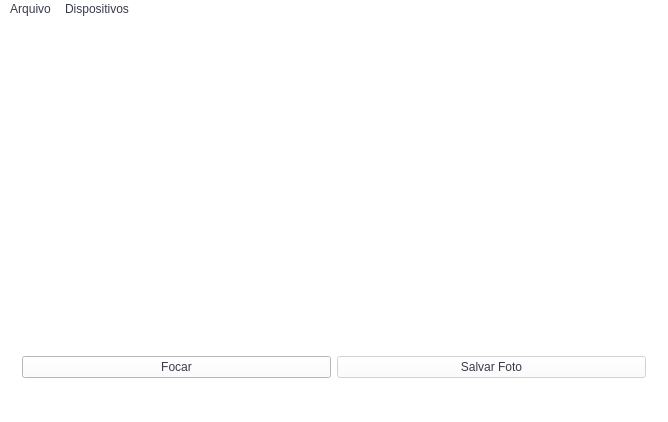
<?xml version="1.0" encoding="UTF-8"?>
<ui version="4.0">
 <class>Camera</class>
 <widget class="QMainWindow" name="Camera">
  <property name="geometry">
   <rect>
    <x>0</x>
    <y>0</y>
    <width>668</width>
    <height>422</height>
   </rect>
  </property>
  <property name="windowTitle">
   <string>Camera</string>
  </property>
  <property name="styleSheet">
   <string notr="true">background-color: rgb(255, 255, 255);
color: rgb(56, 60, 74);
selection-background-color: rgb(82, 152, 234);</string>
  </property>
  <widget class="QWidget" name="centralwidget">
   <layout class="QGridLayout" name="gridLayout_3">
    <item row="0" column="0" rowspan="3">
     <widget class="QStackedWidget" name="stackedWidget">
      <property name="sizePolicy">
       <sizepolicy hsizetype="Preferred" vsizetype="Preferred">
        <horstretch>1</horstretch>
        <verstretch>0</verstretch>
       </sizepolicy>
      </property>
      <property name="palette">
       <palette>
        <active>
         <colorrole role="WindowText">
          <brush brushstyle="SolidPattern">
           <color alpha="255">
            <red>56</red>
            <green>60</green>
            <blue>74</blue>
           </color>
          </brush>
         </colorrole>
         <colorrole role="Button">
          <brush brushstyle="SolidPattern">
           <color alpha="255">
            <red>255</red>
            <green>255</green>
            <blue>255</blue>
           </color>
          </brush>
         </colorrole>
         <colorrole role="Text">
          <brush brushstyle="SolidPattern">
           <color alpha="255">
            <red>56</red>
            <green>60</green>
            <blue>74</blue>
           </color>
          </brush>
         </colorrole>
         <colorrole role="ButtonText">
          <brush brushstyle="SolidPattern">
           <color alpha="255">
            <red>56</red>
            <green>60</green>
            <blue>74</blue>
           </color>
          </brush>
         </colorrole>
         <colorrole role="Base">
          <brush brushstyle="SolidPattern">
           <color alpha="255">
            <red>255</red>
            <green>255</green>
            <blue>255</blue>
           </color>
          </brush>
         </colorrole>
         <colorrole role="Window">
          <brush brushstyle="SolidPattern">
           <color alpha="255">
            <red>255</red>
            <green>255</green>
            <blue>255</blue>
           </color>
          </brush>
         </colorrole>
         <colorrole role="Highlight">
          <brush brushstyle="SolidPattern">
           <color alpha="255">
            <red>82</red>
            <green>152</green>
            <blue>234</blue>
           </color>
          </brush>
         </colorrole>
        </active>
        <inactive>
         <colorrole role="WindowText">
          <brush brushstyle="SolidPattern">
           <color alpha="255">
            <red>56</red>
            <green>60</green>
            <blue>74</blue>
           </color>
          </brush>
         </colorrole>
         <colorrole role="Button">
          <brush brushstyle="SolidPattern">
           <color alpha="255">
            <red>255</red>
            <green>255</green>
            <blue>255</blue>
           </color>
          </brush>
         </colorrole>
         <colorrole role="Text">
          <brush brushstyle="SolidPattern">
           <color alpha="255">
            <red>56</red>
            <green>60</green>
            <blue>74</blue>
           </color>
          </brush>
         </colorrole>
         <colorrole role="ButtonText">
          <brush brushstyle="SolidPattern">
           <color alpha="255">
            <red>56</red>
            <green>60</green>
            <blue>74</blue>
           </color>
          </brush>
         </colorrole>
         <colorrole role="Base">
          <brush brushstyle="SolidPattern">
           <color alpha="255">
            <red>255</red>
            <green>255</green>
            <blue>255</blue>
           </color>
          </brush>
         </colorrole>
         <colorrole role="Window">
          <brush brushstyle="SolidPattern">
           <color alpha="255">
            <red>255</red>
            <green>255</green>
            <blue>255</blue>
           </color>
          </brush>
         </colorrole>
         <colorrole role="Highlight">
          <brush brushstyle="SolidPattern">
           <color alpha="255">
            <red>82</red>
            <green>152</green>
            <blue>234</blue>
           </color>
          </brush>
         </colorrole>
        </inactive>
        <disabled>
         <colorrole role="WindowText">
          <brush brushstyle="SolidPattern">
           <color alpha="255">
            <red>56</red>
            <green>60</green>
            <blue>74</blue>
           </color>
          </brush>
         </colorrole>
         <colorrole role="Button">
          <brush brushstyle="SolidPattern">
           <color alpha="255">
            <red>255</red>
            <green>255</green>
            <blue>255</blue>
           </color>
          </brush>
         </colorrole>
         <colorrole role="Text">
          <brush brushstyle="SolidPattern">
           <color alpha="255">
            <red>56</red>
            <green>60</green>
            <blue>74</blue>
           </color>
          </brush>
         </colorrole>
         <colorrole role="ButtonText">
          <brush brushstyle="SolidPattern">
           <color alpha="255">
            <red>56</red>
            <green>60</green>
            <blue>74</blue>
           </color>
          </brush>
         </colorrole>
         <colorrole role="Base">
          <brush brushstyle="SolidPattern">
           <color alpha="255">
            <red>255</red>
            <green>255</green>
            <blue>255</blue>
           </color>
          </brush>
         </colorrole>
         <colorrole role="Window">
          <brush brushstyle="SolidPattern">
           <color alpha="255">
            <red>255</red>
            <green>255</green>
            <blue>255</blue>
           </color>
          </brush>
         </colorrole>
         <colorrole role="Highlight">
          <brush brushstyle="SolidPattern">
           <color alpha="255">
            <red>82</red>
            <green>152</green>
            <blue>234</blue>
           </color>
          </brush>
         </colorrole>
        </disabled>
       </palette>
      </property>
      <property name="currentIndex">
       <number>0</number>
      </property>
      <widget class="QWidget" name="viewfinderPage">
       <layout class="QGridLayout" name="gridLayout_5">
        <item row="1" column="0">
         <widget class="QPushButton" name="lockButton">
          <property name="text">
           <string>Focar</string>
          </property>
          <property name="icon">
           <iconset resource="icons.qrc">
            <normaloff>:/Icons/focus.svg</normaloff>:/Icons/focus.svg</iconset>
          </property>
          <property name="iconSize">
           <size>
            <width>42</width>
            <height>42</height>
           </size>
          </property>
         </widget>
        </item>
        <item row="1" column="1">
         <widget class="QPushButton" name="takeImageButton">
          <property name="enabled">
           <bool>false</bool>
          </property>
          <property name="text">
           <string>Salvar Foto</string>
          </property>
          <property name="icon">
           <iconset resource="icons.qrc">
            <normaloff>:/Icons/add.svg</normaloff>:/Icons/add.svg</iconset>
          </property>
          <property name="iconSize">
           <size>
            <width>42</width>
            <height>42</height>
           </size>
          </property>
         </widget>
        </item>
        <item row="0" column="0" colspan="2">
         <widget class="QCameraViewfinder" name="viewfinder" native="true"/>
        </item>
       </layout>
      </widget>
      <widget class="QWidget" name="previewPage">
       <layout class="QGridLayout" name="gridLayout_4">
        <item row="0" column="0">
         <widget class="QLabel" name="lastImagePreviewLabel">
          <property name="sizePolicy">
           <sizepolicy hsizetype="Preferred" vsizetype="MinimumExpanding">
            <horstretch>0</horstretch>
            <verstretch>0</verstretch>
           </sizepolicy>
          </property>
          <property name="frameShape">
           <enum>QFrame::Box</enum>
          </property>
          <property name="text">
           <string/>
          </property>
         </widget>
        </item>
       </layout>
      </widget>
     </widget>
    </item>
   </layout>
  </widget>
  <widget class="QMenuBar" name="menubar">
   <property name="geometry">
    <rect>
     <x>0</x>
     <y>0</y>
     <width>668</width>
     <height>20</height>
    </rect>
   </property>
   <widget class="QMenu" name="menuFile">
    <property name="title">
     <string>Arquivo</string>
    </property>
    <addaction name="actionStartCamera"/>
    <addaction name="actionStopCamera"/>
    <addaction name="separator"/>
    <addaction name="separator"/>
    <addaction name="actionExit"/>
   </widget>
   <widget class="QMenu" name="menuDevices">
    <property name="title">
     <string>Dispositivos</string>
    </property>
   </widget>
   <addaction name="menuFile"/>
   <addaction name="menuDevices"/>
  </widget>
  <widget class="QStatusBar" name="statusbar"/>
  <action name="actionExit">
   <property name="text">
    <string>Exit</string>
   </property>
  </action>
  <action name="actionStartCamera">
   <property name="text">
    <string>Iniciar Camera</string>
   </property>
  </action>
  <action name="actionStopCamera">
   <property name="text">
    <string>Parar Câmera</string>
   </property>
  </action>
  <action name="actionSettings">
   <property name="text">
    <string>Settings</string>
   </property>
  </action>
 </widget>
 <layoutdefault spacing="6" margin="11"/>
 <customwidgets>
  <customwidget>
   <class>QCameraViewfinder</class>
   <extends>QWidget</extends>
   <header>qcameraviewfinder.h</header>
   <container>1</container>
  </customwidget>
 </customwidgets>
 <resources>
  <include location="icons.qrc"/>
 </resources>
 <connections>
  <connection>
   <sender>actionExit</sender>
   <signal>triggered()</signal>
   <receiver>Camera</receiver>
   <slot>close()</slot>
   <hints>
    <hint type="sourcelabel">
     <x>-1</x>
     <y>-1</y>
    </hint>
    <hint type="destinationlabel">
     <x>154</x>
     <y>130</y>
    </hint>
   </hints>
  </connection>
  <connection>
   <sender>actionSettings</sender>
   <signal>triggered()</signal>
   <receiver>Camera</receiver>
   <slot>configureCaptureSettings()</slot>
   <hints>
    <hint type="sourcelabel">
     <x>-1</x>
     <y>-1</y>
    </hint>
    <hint type="destinationlabel">
     <x>333</x>
     <y>210</y>
    </hint>
   </hints>
  </connection>
  <connection>
   <sender>actionStartCamera</sender>
   <signal>triggered()</signal>
   <receiver>Camera</receiver>
   <slot>startCamera()</slot>
   <hints>
    <hint type="sourcelabel">
     <x>-1</x>
     <y>-1</y>
    </hint>
    <hint type="destinationlabel">
     <x>333</x>
     <y>210</y>
    </hint>
   </hints>
  </connection>
  <connection>
   <sender>actionStopCamera</sender>
   <signal>triggered()</signal>
   <receiver>Camera</receiver>
   <slot>stopCamera()</slot>
   <hints>
    <hint type="sourcelabel">
     <x>-1</x>
     <y>-1</y>
    </hint>
    <hint type="destinationlabel">
     <x>333</x>
     <y>210</y>
    </hint>
   </hints>
  </connection>
  <connection>
   <sender>lockButton</sender>
   <signal>clicked()</signal>
   <receiver>Camera</receiver>
   <slot>toggleLock()</slot>
   <hints>
    <hint type="sourcelabel">
     <x>658</x>
     <y>75</y>
    </hint>
    <hint type="destinationlabel">
     <x>453</x>
     <y>119</y>
    </hint>
   </hints>
  </connection>
  <connection>
   <sender>takeImageButton</sender>
   <signal>clicked()</signal>
   <receiver>Camera</receiver>
   <slot>takeImage()</slot>
   <hints>
    <hint type="sourcelabel">
     <x>625</x>
     <y>132</y>
    </hint>
    <hint type="destinationlabel">
     <x>603</x>
     <y>169</y>
    </hint>
   </hints>
  </connection>
 </connections>
 <slots>
  <slot>record()</slot>
  <slot>pause()</slot>
  <slot>stop()</slot>
  <slot>enablePreview(bool)</slot>
  <slot>configureCaptureSettings()</slot>
  <slot>takeImage()</slot>
  <slot>startCamera()</slot>
  <slot>toggleLock()</slot>
  <slot>setMuted(bool)</slot>
  <slot>stopCamera()</slot>
  <slot>setExposureCompensation(int)</slot>
 </slots>
</ui>
